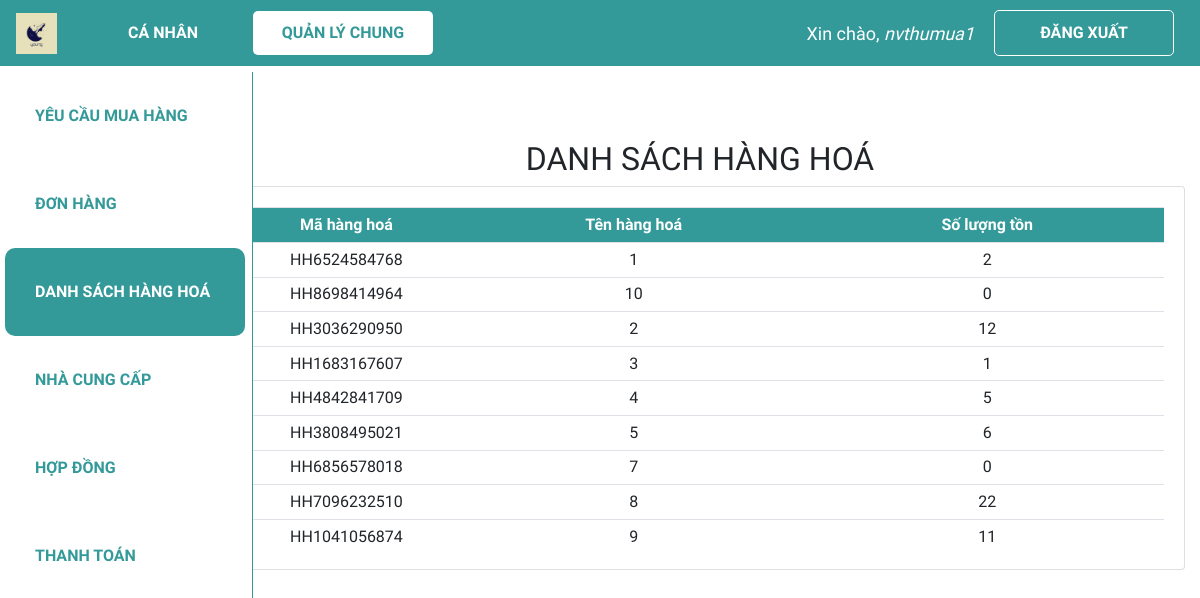
Page /dshh/ (signed in) on the committed database.
### web_core/models.py (models this page shows, shortened)
class HANGHOA(models.Model):
    ma_HH = ShortUUIDField(
        verbose_name='Mã hàng hoá',
        length=10,
        max_length=12,
        prefix="HH",
        alphabet="0123456789",
        primary_key=True
    )
    ten_hang_hoa = models.CharField('Tên hàng hoá', max_length = 100, null=True)
    so_luong_ton = models.IntegerField('Số lượng tồn', validators = [MinValueValidator(0)], default = 0)

### web_core/views.py (the view)
# urls.py: path('dshh/', views.dshh, name='quanli_dshh'),
@login_required(login_url='login')
def dshh(request):
    dshh = HANGHOA.objects.all().order_by('ten_hang_hoa')
    context = {'dshh':dshh}
    return render(request, 'web_core/dshh.html', context)

### web_core/templatetags/index.py (called while the page is built)
@register.filter
def first_group_name(user):
    groups = user.groups.all()
    if groups:
        return groups[0].name
    return ''

### web_core/templates/web_core/dshh.html (shortened to what this page needs)
{% extends 'web_core/main.html' %}
{% block content %}
<h2 class="table-title" style>DANH SÁCH HÀNG HOÁ</h2>
<div class="card card-body">
    <table class='table table-sm'>
        <tr class="table-head">
            <th class="small-content">Mã hàng hoá</th>
            <th class="mid-content">Tên hàng hoá</th>
            <th class="small-content">Số lượng tồn</th>
        </tr>
        {% for hh in dshh %}
        <tr>
            <td class="small-content">{{hh.ma_HH}}</td>
            <td class="small-content">{{hh.ten_hang_hoa}}</td>
            <td class="mid-content">{{hh.so_luong_ton}}</td>
        </tr>
        {% endfor %}
    </table>
</div>
{% endblock %}

### web_core/templates/web_core/navbar.html (shortened to what this page needs)
{% load static %}
<nav class="navbar navbar-expand-lg my-navbar fixed-top">
    <a href="{% url 'home' %}">
        <img class="navbar-brand" alt="logo-brand" src="{% static 'images/favicon.png' %}" height="50"
            style="padding-bottom: 4px" />
    </a>
    <div class="collapse navbar-collapse" id="navbarNav">
        {% with request.resolver_match.url_name as url_name %}
        <div class="navbar-nav">
            {% load index %}
            {% if request.user|first_group_name != 'quanly' and request.user|first_group_name != 'ketoan' %}
                <a class="nav-item nav-link my-nav-item {% if 'canhan' in url_name %}my-nav-active{% endif %} nav-canhan"
                href="{% url 'canhan_dspr' %}">Cá nhân</a>
            {% endif %}
            <a class="nav-item nav-link my-nav-item {% if 'quanli' in url_name %}my-nav-active{% endif %} nav-quanly"
                href="{% url 'quanli_dspr' %}">Quản lý chung</a>
        </div>
        {% endwith %}
    </div>
    {% with request.resolver_match.url_name as url_name %}
    {% if request.user.is_authenticated %}
    <span class="hello-msg">Xin chào, <span> {{request.user}} </span></span>
    <a class="nav-item nav-link my-nav-item my-btn" href="{% url 'logout' %}">Đăng xuất</a>
    {% else %}
    <a class="nav-item nav-link my-nav-item my-btn {% if url_name == 'login' %}my-nav-active{% endif %}"
        href="{% url 'login' %}">Đăng nhập</a>
    {% endif %}
    {% endwith %}
</nav>

### web_core/static/css/main.css (style rules this page uses)
* { font-family: 'Baloo 2', cursive; }
html, body { margin: 0; padding: 0; height: 100%; overflow-x: hidden; }

### web_core/templates/web_core/navbar.html (style rules this page uses)
.my-navbar.fixed-top { position: fixed; color: #fff; background-color: #399; z-index: 10; }
.my-nav-item { color: #fff; font-weight: bold; padding: 9.6px 16px !important; text-transform: uppercase; border-radius: 5px; width: 180px; text-align: center; }
.my-nav-active, .my-nav-active:hover { color: #399; background-color: #fff; }
.my-btn { border: 1px solid #fff; margin-right: 10px; }
.hello-msg { font-size: 18px; color: #fff; margin-right: 20px; }
.hello-msg>span { font-style: italic; }

### web_core/templates/web_core/dshh.html (style rules this page uses)
.card-body { padding-bottom: 0px; }
.table-title { text-align: center; }
.table th, .table td { vertical-align: middle; text-align: center; }
.small-content { width: 150px; }
.mid-content { width: 240px; }
.table-head { color: #ffff; background-color: #399; }

### rows in the picture
HANGHOA: ma_HH "HH6524584768", ten_hang_hoa "1", so_luong_ton "2"
HANGHOA: ma_HH "HH8698414964", ten_hang_hoa "10", so_luong_ton "0"
HANGHOA: ma_HH "HH3036290950", ten_hang_hoa "2", so_luong_ton "12"
HANGHOA: ma_HH "HH1683167607", ten_hang_hoa "3", so_luong_ton "1"
HANGHOA: ma_HH "HH4842841709", ten_hang_hoa "4", so_luong_ton "5"
HANGHOA: ma_HH "HH3808495021", ten_hang_hoa "5", so_luong_ton "6"
HANGHOA: ma_HH "HH6856578018", ten_hang_hoa "7", so_luong_ton "0"
HANGHOA: ma_HH "HH7096232510", ten_hang_hoa "8", so_luong_ton "22"
HANGHOA: ma_HH "HH1041056874", ten_hang_hoa "9", so_luong_ton "11"

### other values in the picture
{{ request.user }} "nvthumua1"
